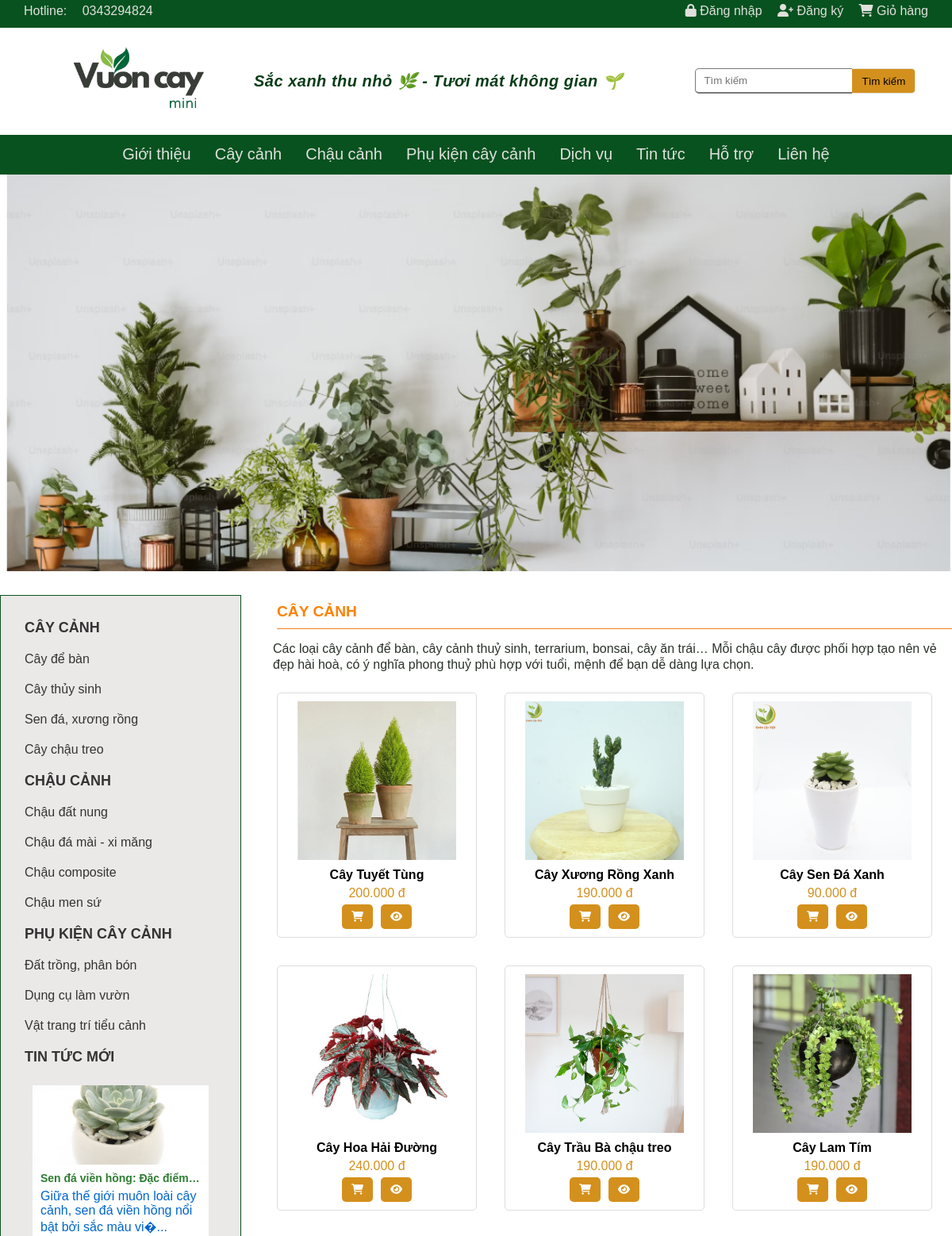
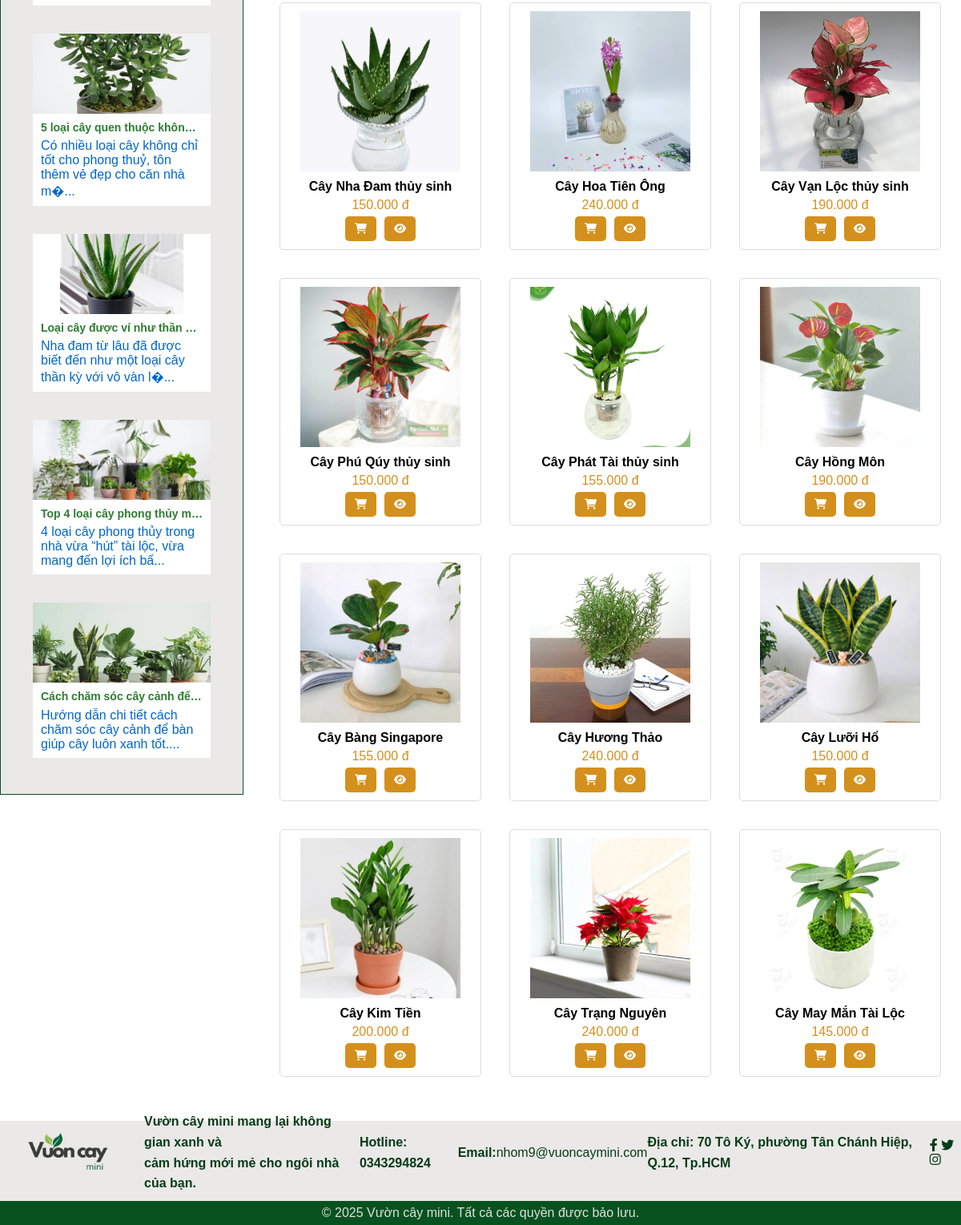
Page /category.php?category_id=1 on the committed database (2 pictures, top to bottom).
### tables this page shows
CREATE TABLE `danhmuc` (
  `MaDanhMuc` int(11) NOT NULL,
  `MaDanhMucCha` int(11) DEFAULT NULL,
  `TenDanhMuc` varchar(255) NOT NULL,
  `TieuDe` varchar(255) NOT NULL,
  `mota` text NOT NULL COMMENT 'Mô tả danh mục',
  `ThuTuSapXep` tinyint(4) DEFAULT 0,
  `TrangThai` tinyint(1) DEFAULT 1,
  `NgayTao` timestamp NOT NULL DEFAULT current_timestamp()
);

CREATE TABLE `tintuc` (
  `MaTinTuc` int(11) NOT NULL,
  `TieuDe` varchar(255) NOT NULL,
  `DuongDan` varchar(255) NOT NULL,
  `MoTaNgan` text DEFAULT NULL,
  `NoiDung` text DEFAULT NULL,
  `HinhAnh` varchar(255) DEFAULT NULL,
  `NgayDang` timestamp NOT NULL DEFAULT current_timestamp(),
  `TrangThai` tinyint(1) DEFAULT 1
);

CREATE TABLE `sanpham` (
  `MaSanPham` int(11) NOT NULL,
  `MaDanhMuc` int(11) DEFAULT NULL,
  `TenSanPham` varchar(255) NOT NULL,
  `DuongDan` varchar(255) NOT NULL,
  `Gia` decimal(10,2) NOT NULL,
  `SoLuongTon` int(11) NOT NULL DEFAULT 0,
  `MoTa` text DEFAULT NULL,
  `ChiTietSanPham` text DEFAULT NULL,
  `HinhAnh` varchar(255) DEFAULT NULL,
  `NoiBat` tinyint(1) DEFAULT 0,
  `NgayTao` timestamp NOT NULL DEFAULT current_timestamp()
);

### public/category.php (the view, shortened to what this page needs)
<?php
require_once '../includes/db_connect.php';
require_once '../includes/header.php';
function getSubcategoryIds($pdo, $category_id) {
    $category_ids = [$category_id];
    $stmt = $pdo->prepare("SELECT MaDanhMuc FROM danhmuc WHERE MaDanhMucCha = ? AND TrangThai = 1");
    $stmt->execute([$category_id]);
    $subcategories = $stmt->fetchAll(PDO::FETCH_COLUMN);
    foreach ($subcategories as $subcategory_id) {
        $category_ids = array_merge($category_ids, getSubcategoryIds($pdo, $subcategory_id));
    }
    return $category_ids;
}
$category_id = isset($_GET['category_id']) ? (int)$_GET['category_id'] : 0;
$stmt_category = $pdo->prepare("SELECT * FROM danhmuc WHERE MaDanhMuc = ? AND TrangThai = 1");
$stmt_category->execute([$category_id]);
$category = $stmt_category->fetch(PDO::FETCH_ASSOC);
$category_ids = getSubcategoryIds($pdo, $category_id);
$placeholders = implode(',', array_fill(0, count($category_ids), '?'));
$stmt_products = $pdo->prepare("SELECT * FROM sanpham WHERE MaDanhMuc IN ($placeholders) AND SoLuongTon > 0 ORDER BY NgayTao DESC");
$stmt_products->execute($category_ids);
$products = $stmt_products->fetchAll(PDO::FETCH_ASSOC);
?>
<div id="content">
    <?php require_once '../includes/sidebar.php'; ?>
    <div class="product-section">
        <div id="product-title"><?php echo htmlspecialchars($category['TenDanhMuc']); ?></div>
        <div class="product-description"><?php echo nl2br(htmlspecialchars($category['mota'])); ?></div>
        <?php if (!empty($products)): ?>
            <div class="product-container">
                <?php foreach ($products as $product): ?>
                    <div class="product">
                        <a href="product_detail.php?id=<?php echo $product['MaSanPham']; ?>">
                            <img src="../<?php echo htmlspecialchars($product['HinhAnh']); ?>" alt="<?php echo htmlspecialchars($product['TenSanPham']); ?>" />
                        </a>
                        <div class="product-name"><?php echo htmlspecialchars($product['TenSanPham']); ?></div>
                        <div class="product-price"><?php echo number_format($product['Gia'], 0, ',', '.') . ' đ'; ?></div>
                        <div class="icons">
                            <button onclick="addToCart(<?php echo $product['MaSanPham']; ?>)"><i class="fa-solid fa-cart-shopping"></i></button>
                            <button onclick="window.location.href='product_detail.php?id=<?php echo $product['MaSanPham']; ?>'"><i class="fa-solid fa-eye"></i></button>
                        </div>
                    </div>
                <?php endforeach; ?>
            </div>
        <?php else: ?>
            <p>Không có sản phẩm nào trong danh mục này.</p>
        <?php endif; ?>
    </div>
</div>
<?php require_once '../includes/footer.php'; ?>

### includes/sidebar.php
<div class="sidebar">
    <ul class="category">
        <?php
        require_once 'db_connect.php';
        $stmt = $pdo->query("SELECT * FROM danhmuc WHERE MaDanhMucCha IS NULL AND TrangThai = 1 ORDER BY ThuTuSapXep");
        $parent_categories = $stmt->fetchAll(PDO::FETCH_ASSOC);
        foreach ($parent_categories as $parent) {
            echo '<li>';
            echo '<span class="category-parent">' . htmlspecialchars($parent['TenDanhMuc']) . '</span>';
            echo '<ul class="subcategory">';
            $stmt = $pdo->prepare("SELECT * FROM danhmuc WHERE MaDanhMucCha = ? AND TrangThai = 1 ORDER BY ThuTuSapXep");
            $stmt->execute([$parent['MaDanhMuc']]);
            $sub_categories = $stmt->fetchAll(PDO::FETCH_ASSOC);
            foreach ($sub_categories as $sub) {
                $activeClass = (isset($_GET['category_id']) && $_GET['category_id'] == $sub['MaDanhMuc']) ? 'active' : '';
                echo '<li><a href="../public/category.php?category_id=' . $sub['MaDanhMuc'] . '" class="category-child ' . $activeClass . '">' . htmlspecialchars($sub['TenDanhMuc']) . '</a></li>';
            }
            echo '</ul></li>';
        }
        ?>
    </ul>
    <ul class="category">
        <li>
            <span class="category-parent">Tin Tức Mới</span>
            <ul class="subcategory news-list">
                <?php
                $stmt = $pdo->prepare("SELECT MaTinTuc, TieuDe, NgayDang, HinhAnh, MoTaNgan FROM tintuc WHERE TrangThai = ? ORDER BY NgayDang DESC LIMIT 5");
                $stmt->execute([1]);
                $news = $stmt->fetchAll(PDO::FETCH_ASSOC);
                $first = true;
                foreach ($news as $item) {
                    $activeClass = $first ? 'active' : '';
                    $first = false;
                    ?>
                    <li class="carousel-item <?php echo $activeClass; ?>">
                        <a href="../section/blog_detail.php?id=<?php echo $item['MaTinTuc']; ?>">
                            <img src="../<?php echo htmlspecialchars($item['HinhAnh']); ?>" class="d-block w-100" alt="<?php echo htmlspecialchars($item['TieuDe']); ?>">
                            <div class="carousel-caption d-none d-md-block">
                                <h5><?php echo htmlspecialchars($item['TieuDe']); ?></h5>
                                <p><?php echo isset($item['MoTaNgan']) ? htmlspecialchars(substr($item['MoTaNgan'], 0, 100)) . '...' : ''; ?></p>
                            </div>
                        </a>
                    </li>
                    <?php
                }
                ?>
            </ul>
        </li>
    </ul>
</div>

### css/public.css (style rules this page uses)
* { margin: 0 auto; font-family: Arial, Helvetica, sans-serif; }
html { scroll-behavior: smooth; }
section, div[id] { scroll-margin-top: 120px; }
#content { display: flex; width: 100%; max-width: 1210px; margin: 30px auto; }
.sidebar { width: 330px; height: 1800px; background-color: rgba(235, 231, 231, 0.951); padding: 20px; border: 1px solid rgb(8, 82, 31); box-sizing: border-box; overflow-x: hidden; }
.category { list-style: none; padding: 0; margin: 0; }
.category ul { list-style: none; padding: 0; }
.category-parent { display: block; padding: 10px; color: #333; font-size: 18px; font-weight: bold; text-transform: uppercase; }
.category li a { display: block; padding: 10px; text-decoration: none; color: #333; }
.product-section { flex: 1; padding: 10px; margin-left: 15px; }
#product-title { margin-left: 20px; border-bottom: 1px solid #f58220; color: #ff8000; width: 100%; padding-bottom: 10px; position: relative; font-weight: bold; font-size: larger; text-transform: uppercase; }
.product-container { display: grid; grid-template-columns: repeat(3, 1fr); gap: 10px; margin-left: 10px; margin-top: 10px; }
.product { width: 230px; margin: 15px; text-align: center; border: 1px solid #ddd; border-radius: 5px; padding: 10px; margin-left: 10px; margin-top: 10px; }
.product-description { font-size: 16px; color: rgb(41, 50, 41); margin-bottom: 15px; line-height: 20px; margin-left: 15px; margin-top: 15px; }
.product img { width: 200px; height: 200px; object-fit: cover; display: block; margin: auto; position: relative; transition: transform 0.3s ease; }
.product-name { margin-top: 10px; font-weight: bold; }
.product-price { color: #d4901c; margin: 5px 0; }
.icons { display: flex; justify-content: center; }
.icons button { background-color: #d4901c; color: white; border: none; padding: 8px 12px; margin: 0 5px; border-radius: 5px; cursor: pointer; }
.news-list { padding: 0; margin: 0; list-style: none; }
.news-list li { margin-bottom: 5px; padding: 5px 10px; }
.news-list li a { color: #0066cc; text-decoration: none; }
.news-list img { width: 100%; height: 100px; object-fit: cover; display: block; max-width: 100%; }
.news-list .carousel-caption { padding: 8px 10px; background-color: hsl(0, 0%, 100%); overflow: hidden; }
.news-list .carousel-caption h5 { font-size: 14px; margin: 0 0 5px; color: #2e7d32; line-height: 1.3; white-space: nowrap; overflow: hidden; text-overflow: ellipsis; }
.news-list .carousel-caption p { white-space: normal; overflow: hidden; text-overflow: ellipsis; }

### rows in the picture
danhmuc: TenDanhMuc "CÂY CẢNH", mota "Các loại cây cảnh để bàn, cây cảnh thuỷ sinh, terrarium, bonsai, cây ăn trái… Mỗi chậu cây được phối hợp tạo nên vẻ đẹp hài hoà, có ý nghĩa phong thuỷ phù hợp với tuổi, mệnh để bạn dễ dàng lựa chọn."
danhmuc: TenDanhMuc "Cây để bàn"
danhmuc: TenDanhMuc "Cây thủy sinh"
danhmuc: TenDanhMuc "Sen đá, xương rồng"
danhmuc: TenDanhMuc "Cây chậu treo"
danhmuc: TenDanhMuc "CHẬU CẢNH"
danhmuc: TenDanhMuc "Chậu đất nung"
danhmuc: TenDanhMuc "Chậu đá mài - xi măng"
danhmuc: TenDanhMuc "Chậu composite"
danhmuc: TenDanhMuc "Chậu men sứ"
danhmuc: TenDanhMuc "PHỤ KIỆN CÂY CẢNH"
danhmuc: TenDanhMuc "Đất trồng, phân bón"
danhmuc: TenDanhMuc "Dụng cụ làm vườn"
danhmuc: TenDanhMuc "Vật trang trí tiểu cảnh"
tintuc: HinhAnh (picture), TieuDe "Sen đá viền hồng: Đặc điểm…", MoTaNgan "Giữa thế giới muôn loài cây cảnh, sen đá viền hồng nổi bật bởi sắc màu vi�"
tintuc: HinhAnh (picture), TieuDe "5 loại cây quen thuộc khôn…", MoTaNgan "Có nhiều loại cây không chỉ tốt cho phong thuỷ, tôn thêm vẻ đẹp cho căn nhà m�"
tintuc: HinhAnh (picture), TieuDe "Loại cây được ví như thần…", MoTaNgan "Nha đam từ lâu đã được biết đến như một loại cây thần kỳ với vô vàn l�"
tintuc: HinhAnh (picture), TieuDe "Top 4 loại cây phong thủy m…", MoTaNgan "4 loại cây phong thủy trong nhà vừa “hút” tài lộc, vừa mang đến lợi ích bấ"
tintuc: HinhAnh (picture), TieuDe "Cách chăm sóc cây cảnh để…", MoTaNgan "Hướng dẫn chi tiết cách chăm sóc cây cảnh để bàn giúp cây luôn xanh tốt."
sanpham: HinhAnh (picture), TenSanPham "Cây Tuyết Tùng", Gia "200.000"
sanpham: HinhAnh (picture), TenSanPham "Cây Xương Rồng Xanh", Gia "190.000"
sanpham: HinhAnh (picture), TenSanPham "Cây Sen Đá Xanh", Gia "90.000"
sanpham: HinhAnh (picture), TenSanPham "Cây Hoa Hải Đường", Gia "240.000"
sanpham: HinhAnh (picture), TenSanPham "Cây Trầu Bà chậu treo", Gia "190.000"
sanpham: HinhAnh (picture), TenSanPham "Cây Lam Tím", Gia "190.000"
sanpham: HinhAnh (picture), TenSanPham "Cây Nha Đam thủy sinh", Gia "150.000"
sanpham: HinhAnh (picture), TenSanPham "Cây Hoa Tiên Ông", Gia "240.000"
sanpham: HinhAnh (picture), TenSanPham "Cây Vạn Lộc thủy sinh", Gia "190.000"
sanpham: HinhAnh (picture), TenSanPham "Cây Phú Qúy thủy sinh", Gia "150.000"
sanpham: HinhAnh (picture), TenSanPham "Cây Phát Tài thủy sinh", Gia "155.000"
sanpham: HinhAnh (picture), TenSanPham "Cây Hồng Môn", Gia "190.000"
sanpham: HinhAnh (picture), TenSanPham "Cây Bàng Singapore", Gia "155.000"
sanpham: HinhAnh (picture), TenSanPham "Cây Hương Thảo", Gia "240.000"
sanpham: HinhAnh (picture), TenSanPham "Cây Lưỡi Hổ", Gia "150.000"
sanpham: HinhAnh (picture), TenSanPham "Cây Kim Tiền", Gia "200.000"
sanpham: HinhAnh (picture), TenSanPham "Cây Trạng Nguyên", Gia "240.000"
sanpham: HinhAnh (picture), TenSanPham "Cây May Mắn Tài Lộc", Gia "145.000"
